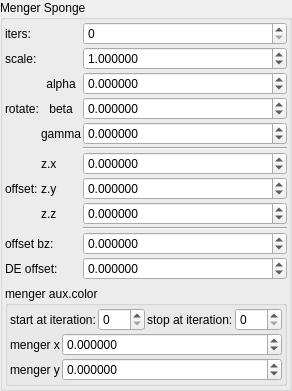
    <widget class="QGroupBox" name="groupBox_3">
     <property name="title">
      <string>Menger Sponge</string>
     </property>
     <layout class="QVBoxLayout" name="verticalLayout_7">
      <property name="leftMargin">
       <number>2</number>
      </property>
      <property name="topMargin">
       <number>2</number>
      </property>
      <property name="rightMargin">
       <number>2</number>
      </property>
      <property name="bottomMargin">
       <number>2</number>
      </property>
      <item>
       <layout class="QGridLayout" name="gridLayout_29" columnstretch="0,0,1">
        <property name="spacing">
         <number>2</number>
        </property>
        <item row="2" column="2">
         <widget class="MyDoubleSpinBox" name="spinboxd3_transf_rotation_x">
          <property name="sizePolicy">
           <sizepolicy hsizetype="Minimum" vsizetype="Maximum">
            <horstretch>0</horstretch>
            <verstretch>0</verstretch>
           </sizepolicy>
          </property>
          <property name="prefix">
           <string/>
          </property>
          <property name="suffix">
           <string/>
          </property>
          <property name="decimals">
           <number>6</number>
          </property>
          <property name="minimum">
           <double>-36000.000000000000000</double>
          </property>
          <property name="maximum">
           <double>36000.000000000000000</double>
          </property>
          <property name="singleStep">
           <double>1.000000000000000</double>
          </property>
         </widget>
        </item>
        <item row="9" column="2">
         <widget class="Line" name="line">
          <property name="orientation">
           <enum>Qt::Horizontal</enum>
          </property>
         </widget>
        </item>
        <item row="8" column="1">
         <widget class="QLabel" name="label_133">
          <property name="text">
           <string notr="true">z.z</string>
          </property>
         </widget>
        </item>
        <item row="0" column="0">
         <widget class="QLabel" name="label_49">
          <property name="text">
           <string notr="true">iters:</string>
          </property>
         </widget>
        </item>
        <item row="10" column="2">
         <widget class="MyDoubleSpinBox" name="spinbox_transf_offsetA_0">
          <property name="sizePolicy">
           <sizepolicy hsizetype="Minimum" vsizetype="Maximum">
            <horstretch>0</horstretch>
            <verstretch>0</verstretch>
           </sizepolicy>
          </property>
          <property name="prefix">
           <string/>
          </property>
          <property name="suffix">
           <string/>
          </property>
          <property name="decimals">
           <number>6</number>
          </property>
          <property name="minimum">
           <double>-99.998999999999995</double>
          </property>
          <property name="maximum">
           <double>99.998999999999995</double>
          </property>
          <property name="singleStep">
           <double>0.100000000000000</double>
          </property>
          <property name="value">
           <double>0.000000000000000</double>
          </property>
         </widget>
        </item>
        <item row="8" column="2">
         <widget class="MyDoubleSpinBox" name="spinbox3_transf_offsetA_111_z">
          <property name="sizePolicy">
           <sizepolicy hsizetype="Minimum" vsizetype="Maximum">
            <horstretch>0</horstretch>
            <verstretch>0</verstretch>
           </sizepolicy>
          </property>
          <property name="prefix">
           <string/>
          </property>
          <property name="suffix">
           <string/>
          </property>
          <property name="decimals">
           <number>6</number>
          </property>
          <property name="minimum">
           <double>-99.989999999999995</double>
          </property>
          <property name="maximum">
           <double>99.989999999999995</double>
          </property>
          <property name="singleStep">
           <double>0.100000000000000</double>
          </property>
         </widget>
        </item>
        <item row="7" column="2">
         <widget class="MyDoubleSpinBox" name="spinbox3_transf_offsetA_111_y">
          <property name="sizePolicy">
           <sizepolicy hsizetype="Minimum" vsizetype="Maximum">
            <horstretch>0</horstretch>
            <verstretch>0</verstretch>
           </sizepolicy>
          </property>
          <property name="prefix">
           <string/>
          </property>
          <property name="suffix">
           <string/>
          </property>
          <property name="decimals">
           <number>6</number>
          </property>
          <property name="minimum">
           <double>-99.989999999999995</double>
          </property>
          <property name="maximum">
           <double>99.989999999999995</double>
          </property>
          <property name="singleStep">
           <double>0.100000000000000</double>
          </property>
         </widget>
        </item>
        <item row="6" column="2">
         <widget class="MyDoubleSpinBox" name="spinbox3_transf_offsetA_111_x">
          <property name="sizePolicy">
           <sizepolicy hsizetype="Minimum" vsizetype="Maximum">
            <horstretch>0</horstretch>
            <verstretch>0</verstretch>
           </sizepolicy>
          </property>
          <property name="prefix">
           <string/>
          </property>
          <property name="suffix">
           <string/>
          </property>
          <property name="decimals">
           <number>6</number>
          </property>
          <property name="minimum">
           <double>-99.989999999999995</double>
          </property>
          <property name="maximum">
           <double>99.989999999999995</double>
          </property>
          <property name="singleStep">
           <double>0.100000000000000</double>
          </property>
         </widget>
        </item>
        <item row="4" column="2">
         <widget class="MyDoubleSpinBox" name="spinboxd3_transf_rotation_z">
          <property name="sizePolicy">
           <sizepolicy hsizetype="Minimum" vsizetype="Maximum">
            <horstretch>0</horstretch>
            <verstretch>0</verstretch>
           </sizepolicy>
          </property>
          <property name="prefix">
           <string/>
          </property>
          <property name="suffix">
           <string/>
          </property>
          <property name="decimals">
           <number>6</number>
          </property>
          <property name="minimum">
           <double>-36000.000000000000000</double>
          </property>
          <property name="maximum">
           <double>36000.000000000000000</double>
          </property>
          <property name="singleStep">
           <double>1.000000000000000</double>
          </property>
         </widget>
        </item>
        <item row="5" column="2">
         <widget class="Line" name="line_2">
          <property name="orientation">
           <enum>Qt::Horizontal</enum>
          </property>
         </widget>
        </item>
        <item row="7" column="1">
         <widget class="QLabel" name="label_137">
          <property name="text">
           <string notr="true">z.y</string>
          </property>
         </widget>
        </item>
        <item row="1" column="2">
         <widget class="MyDoubleSpinBox" name="spinbox_transf_scale_3">
          <property name="sizePolicy">
           <sizepolicy hsizetype="Minimum" vsizetype="Maximum">
            <horstretch>0</horstretch>
            <verstretch>0</verstretch>
           </sizepolicy>
          </property>
          <property name="prefix">
           <string/>
          </property>
          <property name="suffix">
           <string/>
          </property>
          <property name="decimals">
           <number>6</number>
          </property>
          <property name="minimum">
           <double>-99.998999999999995</double>
          </property>
          <property name="maximum">
           <double>99.998999999999995</double>
          </property>
          <property name="singleStep">
           <double>0.100000000000000</double>
          </property>
          <property name="value">
           <double>1.000000000000000</double>
          </property>
         </widget>
        </item>
        <item row="7" column="0">
         <widget class="QLabel" name="label_115">
          <property name="text">
           <string>offset:</string>
          </property>
         </widget>
        </item>
        <item row="2" column="1">
         <widget class="QLabel" name="label_52">
          <property name="text">
           <string notr="true">alpha</string>
          </property>
          <property name="alignment">
           <set>Qt::AlignCenter</set>
          </property>
         </widget>
        </item>
        <item row="6" column="1">
         <widget class="QLabel" name="label_136">
          <property name="text">
           <string notr="true">z.x</string>
          </property>
         </widget>
        </item>
        <item row="0" column="2">
         <widget class="MySpinBox" name="spinboxInt_transf_int8_X">
          <property name="sizePolicy">
           <sizepolicy hsizetype="Minimum" vsizetype="Maximum">
            <horstretch>0</horstretch>
            <verstretch>0</verstretch>
           </sizepolicy>
          </property>
          <property name="maximum">
           <number>999</number>
          </property>
         </widget>
        </item>
        <item row="3" column="1">
         <widget class="QLabel" name="label_53">
          <property name="text">
           <string notr="true">beta</string>
          </property>
          <property name="alignment">
           <set>Qt::AlignCenter</set>
          </property>
         </widget>
        </item>
        <item row="1" column="0">
         <widget class="QLabel" name="label_50">
          <property name="text">
           <string notr="true">scale:</string>
          </property>
         </widget>
        </item>
        <item row="3" column="0">
         <widget class="QLabel" name="label_116">
          <property name="text">
           <string>rotate:</string>
          </property>
         </widget>
        </item>
        <item row="4" column="1">
         <widget class="QLabel" name="label_51">
          <property name="text">
           <string notr="true">gamma</string>
          </property>
          <property name="alignment">
           <set>Qt::AlignCenter</set>
          </property>
         </widget>
        </item>
        <item row="3" column="2">
         <widget class="MyDoubleSpinBox" name="spinboxd3_transf_rotation_y">
          <property name="sizePolicy">
           <sizepolicy hsizetype="Minimum" vsizetype="Maximum">
            <horstretch>0</horstretch>
            <verstretch>0</verstretch>
           </sizepolicy>
          </property>
          <property name="prefix">
           <string/>
          </property>
          <property name="suffix">
           <string/>
          </property>
          <property name="decimals">
           <number>6</number>
          </property>
          <property name="minimum">
           <double>-36000.000000000000000</double>
          </property>
          <property name="maximum">
           <double>36000.000000000000000</double>
          </property>
          <property name="singleStep">
           <double>1.000000000000000</double>
          </property>
         </widget>
        </item>
        <item row="10" column="0" colspan="2">
         <widget class="QLabel" name="label_54">
          <property name="text">
           <string notr="true">offset bz:</string>
          </property>
         </widget>
        </item>
        <item row="11" column="2">
         <widget class="MyDoubleSpinBox" name="spinbox_transf_offsetB_0">
          <property name="sizePolicy">
           <sizepolicy hsizetype="Minimum" vsizetype="Maximum">
            <horstretch>0</horstretch>
            <verstretch>0</verstretch>
           </sizepolicy>
          </property>
          <property name="prefix">
           <string/>
          </property>
          <property name="suffix">
           <string/>
          </property>
          <property name="decimals">
           <number>6</number>
          </property>
          <property name="minimum">
           <double>-99.998999999999995</double>
          </property>
          <property name="maximum">
           <double>99.998999999999995</double>
          </property>
          <property name="singleStep">
           <double>0.100000000000000</double>
          </property>
          <property name="value">
           <double>0.000000000000000</double>
          </property>
         </widget>
        </item>
        <item row="11" column="0" colspan="2">
         <widget class="QLabel" name="label_55">
          <property name="text">
           <string notr="true">DE offset:</string>
          </property>
         </widget>
        </item>
       </layout>
      </item>
      <item>
       <widget class="QGroupBox" name="groupBox_2">
        <property name="title">
         <string>menger aux.color</string>
        </property>
        <layout class="QVBoxLayout" name="verticalLayout_4" stretch="0,0">
         <property name="spacing">
          <number>2</number>
         </property>
         <property name="leftMargin">
          <number>2</number>
         </property>
         <property name="topMargin">
          <number>2</number>
         </property>
         <property name="rightMargin">
          <number>2</number>
         </property>
         <property name="bottomMargin">
          <number>2</number>
         </property>
         <item>
          <layout class="QGridLayout" name="gridLayout_20" columnstretch="0,0,0,0">
           <property name="spacing">
            <number>2</number>
           </property>
           <item row="0" column="3">
            <widget class="MySpinBox" name="spinboxInt_fold_color_stop_iterations_A">
             <property name="sizePolicy">
              <sizepolicy hsizetype="Minimum" vsizetype="Maximum">
               <horstretch>0</horstretch>
               <verstretch>0</verstretch>
              </sizepolicy>
             </property>
             <property name="maximum">
              <number>999</number>
             </property>
            </widget>
           </item>
           <item row="0" column="0">
            <widget class="QLabel" name="label_276">
             <property name="text">
              <string>start at iteration:</string>
             </property>
            </widget>
           </item>
           <item row="0" column="2">
            <widget class="QLabel" name="label_275">
             <property name="text">
              <string>stop at iteration:</string>
             </property>
            </widget>
           </item>
           <item row="0" column="1">
            <widget class="MySpinBox" name="spinboxInt_fold_color_start_iterations_A">
             <property name="sizePolicy">
              <sizepolicy hsizetype="Minimum" vsizetype="Maximum">
               <horstretch>0</horstretch>
               <verstretch>0</verstretch>
              </sizepolicy>
             </property>
             <property name="maximum">
              <number>999</number>
             </property>
            </widget>
           </item>
          </layout>
         </item>
         <item>
          <layout class="QGridLayout" name="gridLayout_15" columnstretch="0,1">
           <property name="spacing">
            <number>2</number>
           </property>
           <item row="1" column="1">
            <widget class="MyDoubleSpinBox" name="spinbox4_fold_color_difs_0000_y">
             <property name="sizePolicy">
              <sizepolicy hsizetype="Minimum" vsizetype="Maximum">
               <horstretch>0</horstretch>
               <verstretch>0</verstretch>
              </sizepolicy>
             </property>
             <property name="prefix">
              <string/>
             </property>
             <property name="suffix">
              <string/>
             </property>
             <property name="decimals">
              <number>6</number>
             </property>
             <property name="minimum">
              <double>-99.999899999999997</double>
             </property>
             <property name="maximum">
              <double>99.999899999999997</double>
             </property>
             <property name="singleStep">
              <double>0.100000000000000</double>
             </property>
            </widget>
           </item>
           <item row="1" column="0">
            <widget class="QLabel" name="label_135">
             <property name="text">
              <string notr="true">menger y</string>
             </property>
            </widget>
           </item>
           <item row="0" column="0">
            <widget class="QLabel" name="label_134">
             <property name="text">
              <string notr="true">menger x</string>
             </property>
            </widget>
           </item>
           <item row="0" column="1">
            <widget class="MyDoubleSpinBox" name="spinbox4_fold_color_difs_0000_x">
             <property name="sizePolicy">
              <sizepolicy hsizetype="Minimum" vsizetype="Maximum">
               <horstretch>0</horstretch>
               <verstretch>0</verstretch>
              </sizepolicy>
             </property>
             <property name="prefix">
              <string/>
             </property>
             <property name="suffix">
              <string/>
             </property>
             <property name="decimals">
              <number>6</number>
             </property>
             <property name="minimum">
              <double>-99.999899999999997</double>
             </property>
             <property name="maximum">
              <double>99.999899999999997</double>
             </property>
             <property name="singleStep">
              <double>0.100000000000000</double>
             </property>
            </widget>
           </item>
          </layout>
         </item>
        </layout>
       </widget>
      </item>
     </layout>
    </widget>
